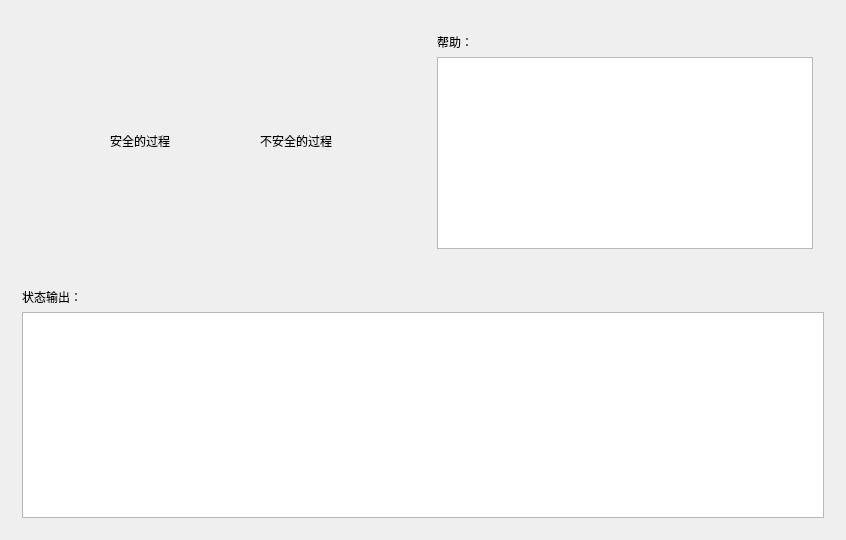
<?xml version="1.0" encoding="UTF-8"?>
<ui version="4.0">
 <class>ControlPanelClass</class>
 <widget class="QWidget" name="ControlPanelClass">
  <property name="geometry">
   <rect>
    <x>0</x>
    <y>0</y>
    <width>846</width>
    <height>540</height>
   </rect>
  </property>
  <property name="windowTitle">
   <string>ControlPanel</string>
  </property>
  <layout class="QVBoxLayout" name="verticalLayout_3">
   <item>
    <widget class="QWidget" name="widget" native="true">
     <layout class="QHBoxLayout" name="horizontalLayout_3">
      <item>
       <widget class="QStackedWidget" name="controlStackedWidget">
        <property name="currentIndex">
         <number>1</number>
        </property>
        <widget class="QWidget" name="loaderPage">
         <layout class="QHBoxLayout" name="horizontalLayout">
          <item>
           <spacer name="horizontalSpacer">
            <property name="orientation">
             <enum>Qt::Horizontal</enum>
            </property>
            <property name="sizeHint" stdset="0">
             <size>
              <width>40</width>
              <height>20</height>
             </size>
            </property>
           </spacer>
          </item>
          <item>
           <widget class="QToolButton" name="initBtn">
            <property name="text">
             <string>初始化</string>
            </property>
            <property name="icon">
             <iconset resource="ControlPanel.qrc">
              <normaloff>:/resources/start.png</normaloff>:/resources/start.png</iconset>
            </property>
            <property name="iconSize">
             <size>
              <width>72</width>
              <height>72</height>
             </size>
            </property>
            <property name="toolButtonStyle">
             <enum>Qt::ToolButtonTextUnderIcon</enum>
            </property>
            <property name="autoRaise">
             <bool>true</bool>
            </property>
           </widget>
          </item>
          <item>
           <spacer name="horizontalSpacer_2">
            <property name="orientation">
             <enum>Qt::Horizontal</enum>
            </property>
            <property name="sizeHint" stdset="0">
             <size>
              <width>40</width>
              <height>20</height>
             </size>
            </property>
           </spacer>
          </item>
         </layout>
        </widget>
        <widget class="QWidget" name="procedurePage">
         <layout class="QHBoxLayout" name="horizontalLayout_4">
          <item>
           <widget class="QToolButton" name="safeProcBtn">
            <property name="text">
             <string>安全的过程</string>
            </property>
            <property name="icon">
             <iconset resource="ControlPanel.qrc">
              <normaloff>:/resources/safeProcedure.png</normaloff>:/resources/safeProcedure.png</iconset>
            </property>
            <property name="iconSize">
             <size>
              <width>72</width>
              <height>72</height>
             </size>
            </property>
            <property name="toolButtonStyle">
             <enum>Qt::ToolButtonTextUnderIcon</enum>
            </property>
            <property name="autoRaise">
             <bool>true</bool>
            </property>
           </widget>
          </item>
          <item>
           <widget class="QToolButton" name="unsafeProcBtn">
            <property name="text">
             <string>不安全的过程</string>
            </property>
            <property name="icon">
             <iconset resource="ControlPanel.qrc">
              <normaloff>:/resources/unsafeProcedure.png</normaloff>:/resources/unsafeProcedure.png</iconset>
            </property>
            <property name="iconSize">
             <size>
              <width>72</width>
              <height>72</height>
             </size>
            </property>
            <property name="toolButtonStyle">
             <enum>Qt::ToolButtonTextUnderIcon</enum>
            </property>
            <property name="autoRaise">
             <bool>true</bool>
            </property>
           </widget>
          </item>
         </layout>
        </widget>
        <widget class="QWidget" name="attackPage">
         <layout class="QHBoxLayout" name="horizontalLayout_2">
          <item>
           <spacer name="horizontalSpacer_3">
            <property name="orientation">
             <enum>Qt::Horizontal</enum>
            </property>
            <property name="sizeHint" stdset="0">
             <size>
              <width>40</width>
              <height>20</height>
             </size>
            </property>
           </spacer>
          </item>
          <item>
           <widget class="QToolButton" name="attackBtn">
            <property name="text">
             <string>开始攻击</string>
            </property>
            <property name="icon">
             <iconset resource="ControlPanel.qrc">
              <normaloff>:/resources/malware.png</normaloff>:/resources/malware.png</iconset>
            </property>
            <property name="iconSize">
             <size>
              <width>72</width>
              <height>72</height>
             </size>
            </property>
            <property name="toolButtonStyle">
             <enum>Qt::ToolButtonTextUnderIcon</enum>
            </property>
            <property name="autoRaise">
             <bool>true</bool>
            </property>
           </widget>
          </item>
          <item>
           <spacer name="horizontalSpacer_4">
            <property name="orientation">
             <enum>Qt::Horizontal</enum>
            </property>
            <property name="sizeHint" stdset="0">
             <size>
              <width>40</width>
              <height>20</height>
             </size>
            </property>
           </spacer>
          </item>
         </layout>
        </widget>
       </widget>
      </item>
      <item>
       <widget class="QWidget" name="helperWidget" native="true">
        <layout class="QVBoxLayout" name="verticalLayout_2">
         <item>
          <widget class="QLabel" name="helperLabel">
           <property name="text">
            <string>帮助：</string>
           </property>
          </widget>
         </item>
         <item>
          <widget class="QTextBrowser" name="helperTextBrowser"/>
         </item>
        </layout>
       </widget>
      </item>
     </layout>
    </widget>
   </item>
   <item>
    <widget class="QWidget" name="outputWidget" native="true">
     <layout class="QVBoxLayout" name="verticalLayout">
      <item>
       <widget class="QLabel" name="outputLabel">
        <property name="text">
         <string>状态输出：</string>
        </property>
       </widget>
      </item>
      <item>
       <widget class="QTextBrowser" name="outputTextBrowser"/>
      </item>
     </layout>
    </widget>
   </item>
  </layout>
 </widget>
 <layoutdefault spacing="6" margin="11"/>
 <resources>
  <include location="ControlPanel.qrc"/>
 </resources>
 <connections/>
</ui>
